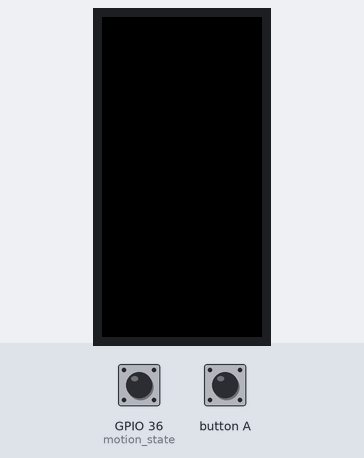
The sketch below on a simulated ESP32. On the bench: 160×80 colour display. Inputs (shaded band) come from the test bench; at power-on: GPIO 36 (motion_state) LOW. What the sketch prints to the serial monitor is not drawn.

Above: at 1.3 s.
1.4 s: GPIO 36 (motion_state) pulled HIGH for 0.15 s
At 1.7 s:
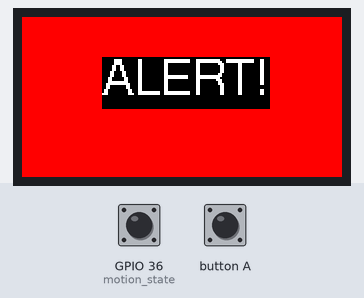
3.0 s: button A pressed for 0.15 s
At 3.4 s:
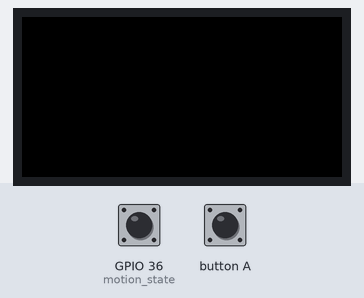
4.6 s: GPIO 36 (motion_state) pulled HIGH for 1 s
At 5.7 s:
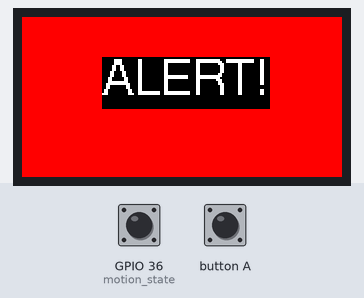
7.1 s: button A pressed for 1 s
At 8.3 s:
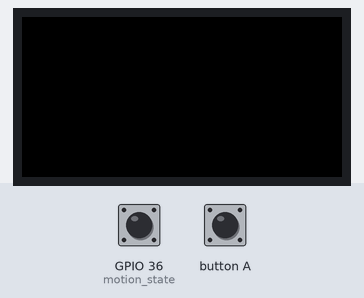
9.6 s: GPIO 36 (motion_state) pulled HIGH for 3.2 s
At 10.8 s:
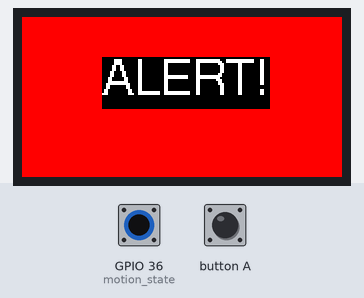
Timing chart, 0 to 12.6 s (numbered marks = the images above; inputs shaded):
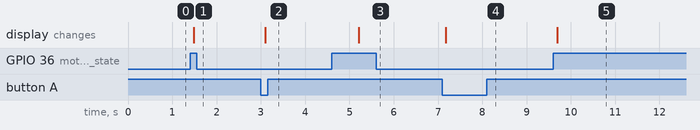

The sketch:

CSC230_-_PIR_Alert.ino
```cpp
#include <M5StickC.h>

const int motion_state = 36;  //variable for my conditionals. Set to the PIR Hat Pin
const int button = 37;  //variable for the button so I dont have to mess with the M5 function

void setup() {

  M5.begin();
  M5.Lcd.setRotation(1);
  M5.Lcd.fillScreen(BLACK);

  Serial.begin(115200);  //this was used for troubleshooting during the programming process

  pinMode(motion_state,INPUT_PULLUP);
}

void loop() {

  if (digitalRead(motion_state) == 1){  //if Motion is triggered run this code

  M5.Lcd.fillScreen(RED);
  M5.Lcd.setCursor(40, 20, 4);
  M5.Lcd.println("ALERT!");

  }

  if (digitalRead(button) == 0){ //to reset the PIR to activate again

  Serial.println("button activated");
  M5.Lcd.fillScreen(BLACK);

  delay(2000); // gives 2 seconds before the PIR can activate again

  }


  delay(100);
}
```

Measured:
- after the input at 1.4 s, the display: changes after 0.08 s (image 1)
- after the input at 3.0 s, the display: changes after 0.09 s (image 2)
- after the input at 4.6 s, the display: changes after 0.61 s (image 3)
- after the input at 7.1 s, the display: changes after 0.08 s (image 4)
- after the input at 9.6 s, the display: changes after 0.09 s (image 5)
